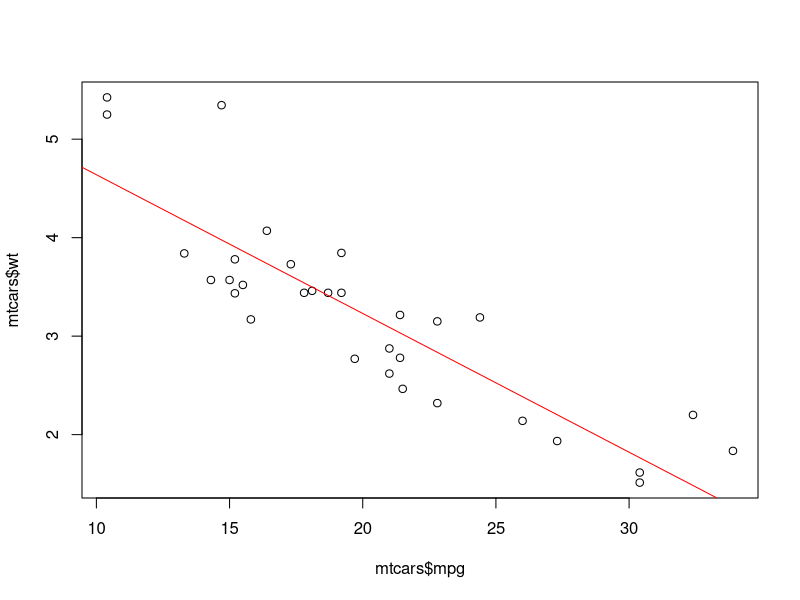

The R script that drew this image:
## ---- chunk 1
library(datasets)
head(mtcars)
## ---- chunk 2
plot(mtcars$mpg, mtcars$wt)
abline(lm(mtcars$wt~mtcars$mpg), col="red")
